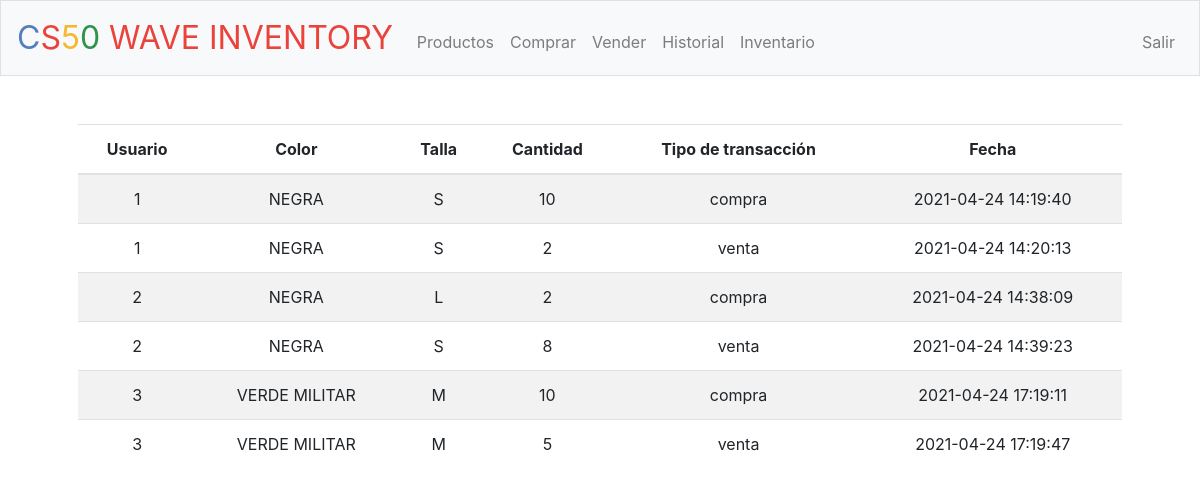
Screenshot of /history (signed in) with the database file from the repository.
### tables this page shows
CREATE TABLE 'transactions' (
id INTEGER PRIMARY KEY AUTOINCREMENT NOT NULL,
userID INTEGER NOT NULL,'color' TEXT NOT NULL,
cantidad INTEGER NOT NULL,
transacted TIMESTAMP DEFAULT CURRENT_TIMESTAMP NOT NULL, t_trans TEXT, talla TEXT NOT NULL,
FOREIGN KEY(userID) REFERENCES users(id)
);

### application.py (the view)
@app.route("/history")
@login_required
def history():
    historial = db.execute("SELECT * FROM transactions")
    return render_template("history.html", historial=historial)

### application.py (called while the page is built)
@app.after_request
def after_request(response):
    response.headers["Cache-Control"] = "no-cache, no-store, must-revalidate"
    response.headers["Expires"] = 0
    response.headers["Pragma"] = "no-cache"
    return response

### helpers.py (called while the page is built)
def login_required(f):
    @wraps(f)
    def decorated_function(*args, **kwargs):
        if session.get("user_id") is None:
            return redirect("/login")
        return f(*args, **kwargs)
    return decorated_function

### templates/history.html (shortened to what this page needs)
{% extends "layout.html" %}
{% block main %}
    <table class="table table-striped">
        <thead>
          <th>Usuario</th>
          <th>Color</th>
          <th>Talla</th>
          <th>Cantidad</th>
          <th>Tipo de transacción</th>
          <th>Fecha</th>
        </thead>
        <tbody>
          {% for historia in historial %}
          <tr>
            <td>{{ historia.userID }}</td>
            <td>{{ historia.color }}</td>
            <td>{{ historia.talla }}</td>
            <td>{{ historia.cantidad }}</td>
            <td>{{ historia.t_trans }}</td>
            <td>{{ historia.transacted }}</td>
          </tr>
          {% endfor %}
        </tbody>
    </table>
{% endblock %}

### templates/layout.html (shortened to what this page needs)
<!DOCTYPE html>
<html lang="en">
    <head>
        <link rel="stylesheet" href="https://cdn.jsdelivr.net/npm/bootstrap@4.5.3/dist/css/bootstrap.min.css">
        <link href="/static/styles.css" rel="stylesheet">
    </head>
    <body>
        <nav class="navbar navbar-expand-md navbar-light bg-light border">
            <a class="navbar-brand" href="/"><span class="blue">C</span><span class="red">S</span><span class="yellow">5</span><span class="green">0</span> <span class="red">WAVE INVENTORY</span></a>
            <div class="collapse navbar-collapse" id="navbar">
                {% if session.user_id %}
                    <ul class="navbar-nav mr-auto mt-2">
                        <li class="nav-item"><a class="nav-link" href="/quote">Productos</a></li>
                        <li class="nav-item"><a class="nav-link" href="/buy">Comprar</a></li>
                        <li class="nav-item"><a class="nav-link" href="/sell">Vender</a></li>
                        <li class="nav-item"><a class="nav-link" href="/history">Historial</a></li>
                        <li class="nav-item"><a class="nav-link" href="/inventario">Inventario</a></li>
                    </ul>
                    <ul class="navbar-nav ml-auto mt-2">
                        <li class="nav-item"><a class="nav-link" href="/logout">Salir</a></li>
                    </ul>
                {% else %}
                    <ul class="navbar-nav ml-auto mt-2">
                        <li class="nav-item"><a class="nav-link" href="/register">Registrarse</a></li>
                        <li class="nav-item"><a class="nav-link" href="/login">Iniciar Sesión</a></li>
                    </ul>
                {% endif %}
            </div>
        </nav>
        <main class="container p-5">
            {% block main %}{% endblock %}
        </main>
    </body>
</html>

### static/styles.css (style rules this page uses)
nav .navbar-brand { font-size: xx-large; }
nav .navbar-brand .blue { color: #537fbe; }
nav .navbar-brand .red { color: #ea433b; }
nav .navbar-brand .yellow { color: #f5b82e; }
nav .navbar-brand .green { color: #2e944b; }
main { overflow-x: auto; text-align: center; }

### rows the page displays
transactions: userID "1", color "NEGRA", talla "S", cantidad "10", t_trans "compra", transacted "2021-04-24 14:19:40"
transactions: userID "1", color "NEGRA", talla "S", cantidad "2", t_trans "venta", transacted "2021-04-24 14:20:13"
transactions: userID "2", color "NEGRA", talla "L", cantidad "2", t_trans "compra", transacted "2021-04-24 14:38:09"
transactions: userID "2", color "NEGRA", talla "S", cantidad "8", t_trans "venta", transacted "2021-04-24 14:39:23"
transactions: userID "3", color "VERDE MILITAR", talla "M", cantidad "10", t_trans "compra", transacted "2021-04-24 17:19:11"
transactions: userID "3", color "VERDE MILITAR", talla "M", cantidad "5", t_trans "venta", transacted "2021-04-24 17:19:47"
